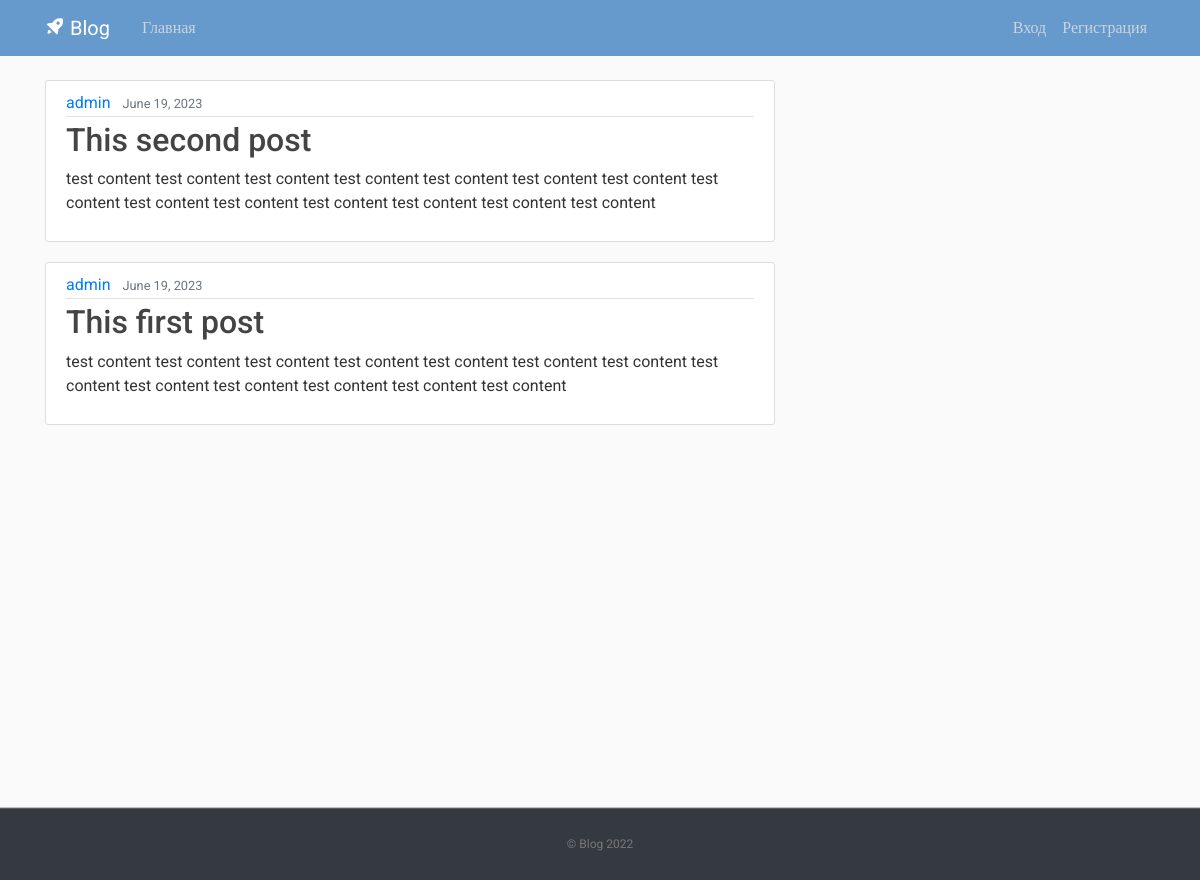
The page / on the database its author committed.
### app_blog/models.py (models this page shows, shortened)
class Post(models.Model):
    title = models.CharField(max_length=200)
    author = models.ForeignKey(
        'auth.User',
        on_delete=models.CASCADE,
    )
    content = models.TextField()
    date_posted = models.DateField(auto_now=True)

### app_blog/views.py (the view)
# urls.py: path('', views.home, name='blog-home'),
def home(request):
    d = {}
    posts = None
    try:
        posts = Post.objects.all()
    except Exception as ex:
        assert ex
    d["posts"] = posts
    return render(request, 'blog/home.html', context=d)

### templates/blog/home.html
{% extends "blog/base.html" %}
{% block content %}
{% for post in posts %}
<article class="media content-section">
    <div class="media-body">
        <div class="article-metadata">
            <a class="mr-2" href="#">{{ post.author }}</a>
            <small class="text-muted">{{ post.date_posted|date:"F d, Y" }}</small>
        </div>
        <h2><a class="article-title" href="{% url 'post' post_id=post.id%}">{{ post.title }}</a></h2>
        <p class="article-content">{{ post.content }}</p>
    </div>
</article>
{% endfor %}
{% endblock content %}

### templates/blog/base.html (shortened to what this page needs)
{% load static %}
<!DOCTYPE html>
<html>
<head>
     <link rel="stylesheet" href="https://maxcdn.bootstrapcdn.com/bootstrap/4.0.0/css/bootstrap.min.css">
     <link rel="stylesheet" type="text/css" href="{% static 'blog/main.css' %}">
     <link href='https://unpkg.com/boxicons@2.1.2/css/boxicons.min.css' rel='stylesheet'>
</head>
<body>
    <header class="site-header">
      <nav class="navbar navbar-expand-md navbar-dark bg-blue fixed-top">
        <div class="container">
          <a class="navbar-brand mr-4" href="{% url 'blog-home' %}"><i class='bx bxs-rocket bx-tada-hover'></i> Blog </a>
          <div class="collapse navbar-collapse" id="navbarToggle">
            <div class="navbar-nav mr-auto">
              <a class="nav-item nav-link " href="{% url 'blog-home' %}">Главная</a>
            </div>
            <div class="navbar-nav">
          	{% if user.is_authenticated %}
            	<a class="nav-item nav-link" href="{% url 'profile' %}">Профиль</a>
            	<a class="nav-item nav-link" href="{% url 'logout' %}">Выход</a>
          	{% else %}
            	<a class="nav-item nav-link" href="{% url 'login' %}">Вход</a>
            	<a class="nav-item nav-link" href="{% url 'register' %}">Регистрация</a>
          	{% endif %}
            </div>
          </div>
        </div>
      </nav>
    </header>
    <main role="main" class="container">
      <div class="row">
        <div class="col-md-8">
          {% block content %}{% endblock %}
        </div>
      </div>
    </main>
    <footer class="text-center bg-dark">
      <p><a href="{% url 'blog-home' %}">© Blog 2022</a></p>
    </footer>
</body>
</html>

### static/blog/main.css (style rules this page uses)
﻿body, html { width:100%; height:100% }
body { margin:0; padding:0; background: #fafafa; color: #333333; margin-top: 5rem; font-family:Roboto; }
h1, h2, h3, h4, h5, h6 { color: #444444; }
.bg-blue { background-color: #6699cc; }
.site-header .navbar-nav .nav-link { color: #cbd5db; }
.content-section { background: #ffffff; padding: 10px 20px; border: 1px solid #dddddd; border-radius: 3px; margin-bottom: 20px; }
.article-title { color: #444444; }
.article-content { white-space: pre-line; }
.article-metadata { padding-bottom: 1px; margin-bottom: 4px; border-bottom: 1px solid #e3e3e3 }
footer { position: sticky!important; top: 100%; padding-top:25px; padding-bottom:25px; border-top:1px solid #ddd; }
footer p { margin:2px; text-align:center; padding:0 40px; color:#fff; font-size:12px; }
footer a { color:#777 }

### rows shown on the page
Post: author "admin", date_posted "June 19, 2023", title "This second post", content "test content test content test content test content test content test content test content test content test content test content test content test content test content test content"
Post: author "admin", date_posted "June 19, 2023", title "This first post", content "test content test content test content test content test content test content test content test content test content test content test content test content test content"
